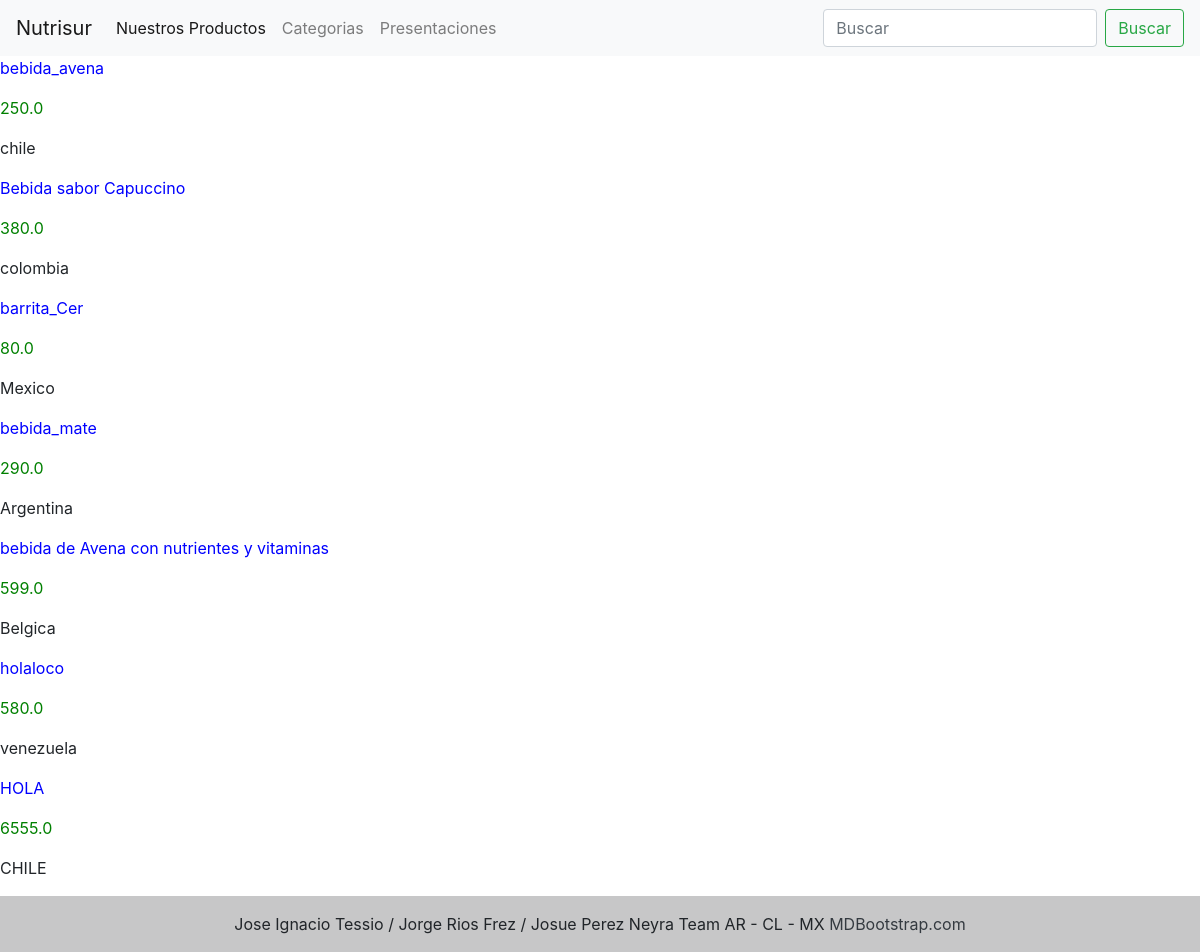
The app's page /Healthdrink/, older data.
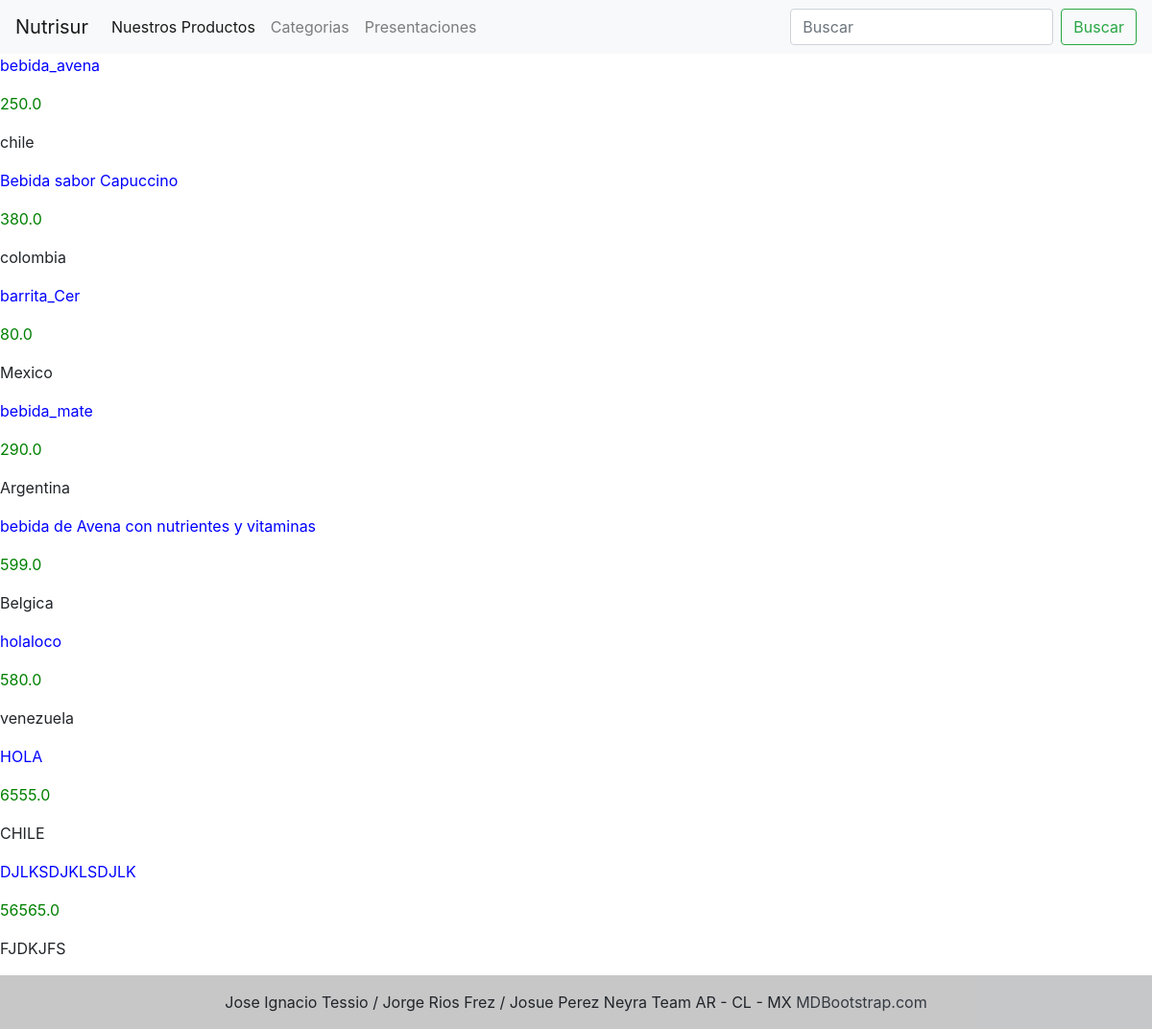
The same page, newer data.
### nutrisur/models.py (models this page shows)
class Healthdrink(models.Model):
    name = models.CharField(max_length=40)
    description = models.CharField(max_length=500,null=True,blank=True)
    price = models.FloatField()
    country = models.CharField(max_length=40)

### nutrisur/views.py (the view)
# urls.py: path('Healthdrink/', productos, name ='Healthdrink'),
def productos(request):
    conulta_h = Healthdrink.objects.all()
    micontext = {'Healthdrink': conulta_h}
    return render (request,"healthdrink.html", context = micontext)

### templates/healthdrink.html (shortened to what this page needs)
{% extends 'base.html' %}
{% block contenido_que_cambia %}
{% for i in Healthdrink %}
    <p><a style ="color:blue">{{i.description}} </a><p>
        <p><a style ="color:green">{{i.price}} </a><p>
            <p><a>{{i.country}} </a><p>
{% endfor %}
{% endblock %}

Row changes from the older to the newer data that the page shows:
added Healthdrink: description "DJLKSDJKLSDJLK", price "56565.0", country "FJDKJFS"
